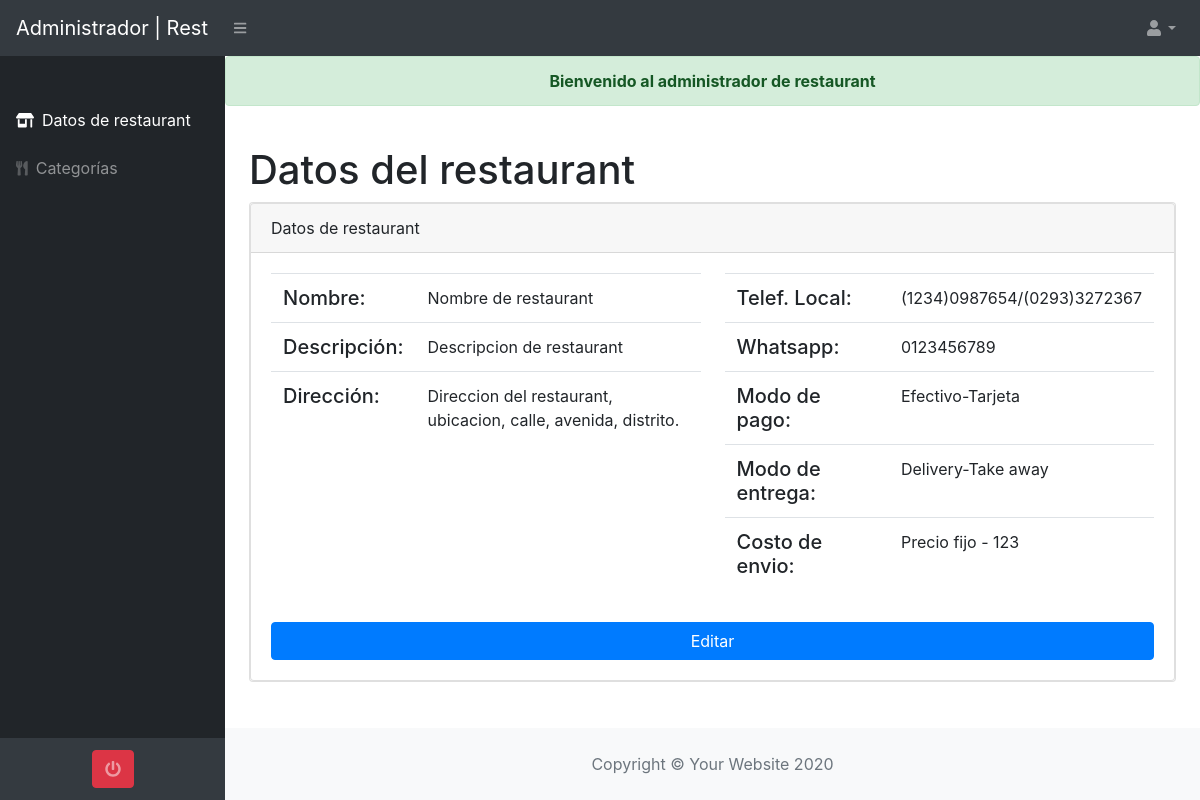
The page /admin/home.php (signed in) on the database its author committed.
### tables this page shows
CREATE TABLE `datos` (
  `id` int(11) NOT NULL,
  `nombre` varchar(255) NOT NULL,
  `descripcion` text NOT NULL,
  `telefono_local` varchar(255) NOT NULL,
  `whatsapp` varchar(255) NOT NULL,
  `direccion` text NOT NULL,
  `pago` varchar(255) NOT NULL,
  `entrega` varchar(255) NOT NULL,
  `envio` varchar(255) NOT NULL,
  `monto` varchar(20) NOT NULL
);

### admin/clases/ConnDb.php (called while the page is built)
<?php
class ConnDb
{
	static public function conectar(){
		$servidor = "mysql:dbname=restadm;host=127.0.0.1";
		$usuario = "root";
		$clave = "";
		try {
			$pdo = new PDO($servidor, $usuario, $clave, array(PDO::MYSQL_ATTR_INIT_COMMAND=>("SET NAMES utf8")));
			return $pdo;
		}catch(PDOException $e){
			echo "Error al conectar ".$e;
			exit;
		}
	}
}

### admin/clases/cargar_clases.php (called while the page is built, shortened)
<?php
	include "ConnDb.php";
	include "Datos.php";
	$datos = new Datos;

### admin/clases/Datos.php (called while the page is built, shortened)
<?php
class Datos
{
	private $conn;
	public function __construct()
	{
		$this->conn = ConnDb::conectar();
	}
	public function mostrarDatos()
	{
		$sql = "SELECT * FROM datos
				WHERE id = '1'";
		$sentencia = $this->conn->prepare($sql);
		$sentencia->execute();
		$restaurant = $sentencia->fetch(PDO::FETCH_ASSOC);
		return $restaurant;
	}
}

### admin/home.php (the view, shortened to what this page needs)
<?php
include "clases/cargar_clases.php";
$data = $datos->mostrarDatos();
?>
<!DOCTYPE html>
<html lang="en">
    <head>
        <link href="dist/css/styles.css" rel="stylesheet" />
        <link href="https://cdn.datatables.net/1.10.20/css/dataTables.bootstrap4.min.css" rel="stylesheet" />
    </head>
    <body class="sb-nav-fixed">
        <?php include "includes/superior.php";?>
        <div id="layoutSidenav">
            <?php include "includes/lateral.php";?>
            <div id="layoutSidenav_content">
                <main>
                <?php
                if(isset($_SESSION['mensaje'])){
                ?>
                <div class="alert alert-<?php echo $_SESSION['tipo'];?>" align="center" >
                    <strong> <?php echo $_SESSION['mensaje'];?> </strong>
                </div>
                <?php
                }
                ?>
                    <div class="container-fluid">
                        <div class="d-flex">
                            <h1 class="mt-4">Datos del restaurant</h1>
                        </div>
                        <div class="card mb-4">
                            <div class="card">
                                <div class="card-header">
                                    Datos de restaurant
                                </div>
                                <div class="card-body">
                                    <div class="row">
                                        <div class="col-12 col-md-6 mb-3">
                                            <table class="table table">
                                                <tr>
                                                    <td>
                                                        <h5 class="mb-0">Nombre:</h5>
                                                    </td>
                                                    <td>
                                                        <?php echo $data['nombre'];?>
                                                    </td>
                                                </tr>
                                                <tr>
                                                    <td>
                                                        <h5 class="mb-0">Descripción:</h5>
                                                    </td>
                                                    <td>
                                                        <?php echo $data['descripcion'];?>
                                                    </td>
                                                </tr>
                                                <tr>
                                                    <td>
                                                        <h5 class="mb-0">Dirección:</h5>
                                                    </td>
                                                    <td>
                                                        <?php echo $data['direccion'];?>
                                                    </td>
                                                </tr>
                                            </table>
                                        </div>
                                        <div class="col-12 col-md-6 mb-3">
                                            <table class="table table">
                                                <tr>
                                                    <td>
                                                        <h5 class="mb-0">Telef. Local:</h5>
                                                    </td>
                                                    <td>
                                                        <?php echo $data['telefono_local'];?>
                                                    </td>
                                                </tr>
                                                <tr>
                                                    <td>
                                                        <h5 class="mb-0">Whatsapp:</h5>
                                                    </td>
                                                    <td>
                                                        <?php echo $data['whatsapp'];?>
                                                    </td>
                                                </tr>
                                                <tr>
                                                    <td>
                                                        <h5 class="mb-0">Modo de pago:</h5>
                                                    </td>
                                                    <td>
                                                        <?php echo $data['pago'];?>
                                                    </td>
                                                </tr>
                                                <tr>
                                                    <td>
                                                        <h5 class="mb-0">Modo de entrega:</h5>
                                                    </td>
                                                    <td>
                                                        <?php echo $data['entrega'];?>
                                                    </td>
                                                </tr>
                                                <tr>
                                                    <td>
                                                        <h5 class="mb-0">Costo de envio:</h5>
                                                    </td>
                                                    <td>
                                                        <?php
                                                            echo $data['envio'];
                                                            echo ($data['envio'] == "Precio fijo")? " - ".$data['monto']: "";
                                                        ?>
                                                    </td>
                                                </tr>
                                            </table>
                                        </div>
                                    </div>
                                    <a href="#" class="btn btn-primary btn-block" data-toggle="modal" data-target="#dataRestaurant">Editar</a>
                                </div>
                            </div>
                        </div>
                    </div>
                </main>
                <?php include "footer.php";?>
            </div>
        </div>
    </body>
</html>

### admin/includes/superior.php (shortened to what this page needs)
<nav class="sb-topnav navbar navbar-expand navbar-dark bg-dark">
    <a class="navbar-brand" href="index.html">Administrador | Rest</a>
    <button class="btn btn-link btn-sm order-1 order-lg-0" id="sidebarToggle" href="#"><i class="fas fa-bars"></i></button>
    <ul class="navbar-nav ml-auto">
        <li class="nav-item dropdown">
            <a class="nav-link dropdown-toggle" id="userDropdown" href="#" role="button" data-toggle="dropdown" aria-haspopup="true" aria-expanded="false"><i class="fas fa-user fa-fw"></i></a>
        </li>
    </ul>
</nav>

### admin/includes/lateral.php
<div id="layoutSidenav_nav">
    <nav class="sb-sidenav accordion sb-sidenav-dark" id="sidenavAccordion">
        <div class="sb-sidenav-menu">
            <div class="nav">
                <div class="sb-sidenav-menu-heading"></div>
                <a class="nav-link" href="home.php">
                    <div class="sb-nav-link-icon"><i class="fas fa-store-alt"></i></div>
                    Datos de restaurant
                </a>
                <a class="nav-link" href="categorias.php">
                    <div class="sb-nav-link-icon"><i class="fas fa-utensils"></i></div>
                    Categorías
                </a>
            </div>
        </div>
        <div class="sb-sidenav-footer" style="text-align: center;">
            <a class="btn btn-danger" onClick="salir()"><i class="fas fa-power-off"></i></a>
        </div>
    </nav>
</div>

### admin/footer.php
<div id="layoutAuthentication_footer">
    <footer class="py-4 bg-light mt-auto">
        <div class="container-fluid">
            <div>
                <div class="text-muted text-center ">Copyright &copy; Your Website 2020</div>
            </div>
        </div>
    </footer>
</div>

### rows shown on the page
datos: nombre "Nombre de restaurant", descripcion "Descripcion de restaurant", direccion "Direccion del restaurant, ubicacion, calle, avenida, distrito.", telefono_local "(1234)0987654/(0293)3272367", whatsapp "0123456789", pago "Efectivo-Tarjeta", entrega "Delivery-Take away", envio "Precio fijo", monto "123"

### other values the page prints
$_SESSION['mensaje'] "Bienvenido al administrador de restaurant"
